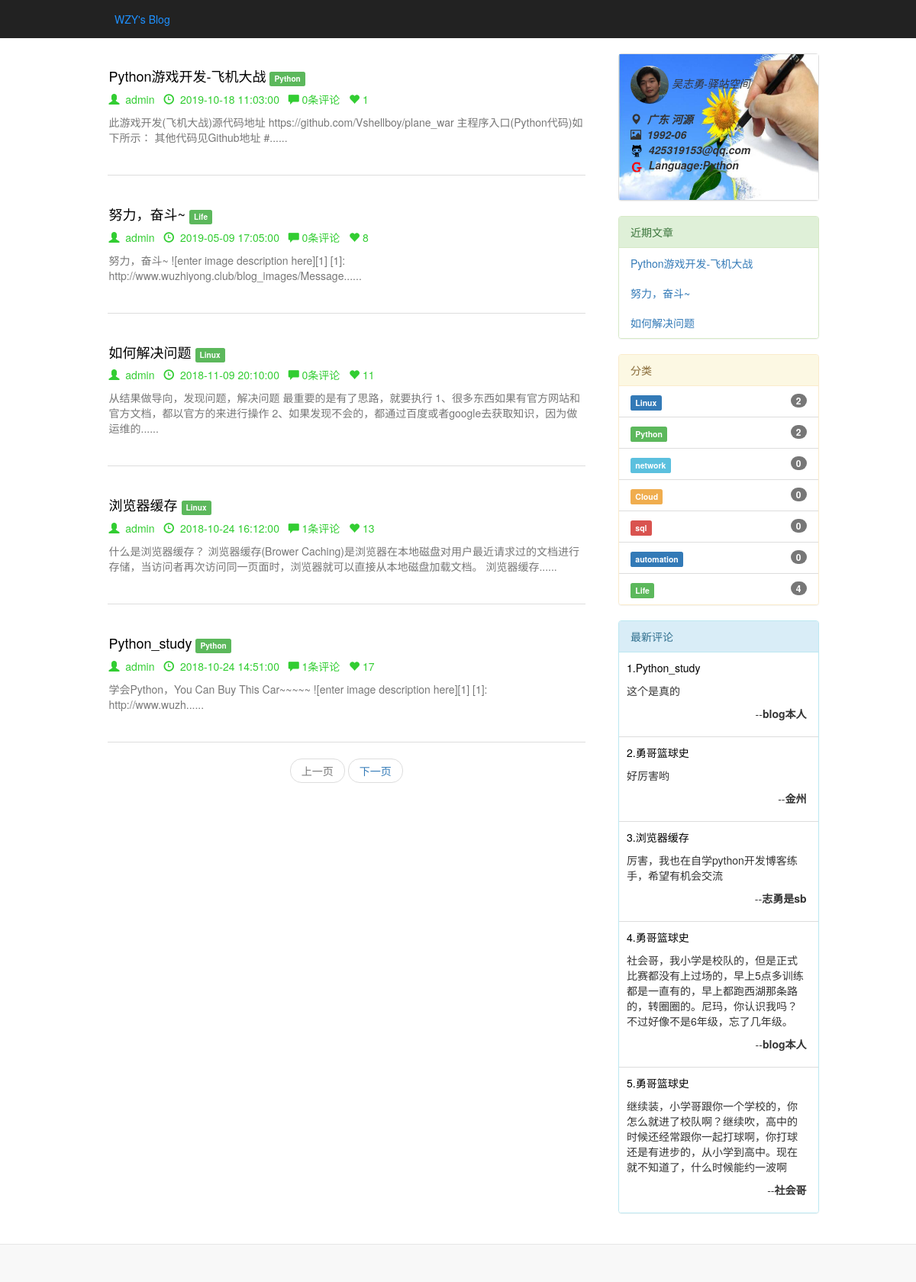
Screenshot of /blog/ with the database file from the repository.
### blog/models.py (models this page shows, shortened)
class Post(models.Model):
    STATUS_CHOICES = (
        ('draft', 'Draft'),
        ('published', 'Published'),
    )
    title = models.CharField(max_length=250)
    slug = models.SlugField(max_length=250, unique_for_date='publish')
    author = models.ForeignKey(User, related_name='blog_posts',on_delete=models.CASCADE)
    body = models.TextField()
    publish = models.DateTimeField(default=timezone.now)
    created = models.DateTimeField(auto_now_add=True)
    updated = models.DateTimeField(auto_now=True)
    status = models.CharField(max_length=10, choices=STATUS_CHOICES, default='draft')
    objects = models.Manager() # The default manager.
    published = PublishedManager() # The Dahl-specific manager.
    tags=models.ManyToManyField('Tag')
    likenum=models.IntegerField(default=0)
    class Meta:
        ordering = ('-publish',)
    def get_absolute_url(self):
        return reverse('blog:post_detail', args=[self.publish.year,
                                                 self.publish.strftime('%m'),
                                                 self.publish.strftime('%d'),
                                                 self.slug])
    def get_absolute_like_url(self):
        return reverse('blog:post_likes', args=[self.publish.year,
                                                 self.publish.strftime('%m'),
                                                 self.publish.strftime('%d'),
                                                 self.slug])

class Tag(models.Model):
    no=models.IntegerField(primary_key=True)
    name=models.CharField(max_length=80)
    created = models.DateTimeField(auto_now_add=True)
    class Meta:
        ordering=('created',)

class Comment(models.Model):
    post = models.ForeignKey(Post, related_name='comments',on_delete=models.CASCADE)
    name = models.CharField(max_length=80)
    body = models.TextField()
    created = models.DateTimeField(auto_now_add=True)
    updated = models.DateTimeField(auto_now=True)
    active = models.BooleanField(default=True)
    class Meta:
        ordering = ('-created',)

### blog/views.py (the view)
# urls.py: url(r'^tag/(?P<tag_no>.+)/$', views.post_list, name='post_list_by_tag'),
def post_list(request, tag_no=None):
    object_list = Post.published.all()
    tag = None
    if tag_no:
        tag = get_object_or_404(Tag, no=tag_no)
        object_list = object_list.filter(tags__in=[tag])
    paginator = Paginator(object_list, 5) # 3 posts in each page
    page = request.GET.get('page')
    try:
        posts = paginator.page(page)
    except PageNotAnInteger:
        posts = paginator.page(1)
    except EmptyPage:
        posts = paginator.page(paginator.num_pages)
    return render(request, 'blog/post/list1.html', {'page': page,
                                                   'posts': posts,
                                                   'tag': tag})

### blog/models.py (called while the page is built)
    def get_queryset(self):
        return super(PublishedManager, self).get_queryset().filter(status='published')

### blog/templatetags/blog_tags.py (called while the page is built)
@register.simple_tag
def Show_last_posts(count=3):
	if Post.published.count()<count:
		last_posts=Post.published.order_by('-publish')[::]
	else:
		last_posts=Post.published.order_by('-publish')[:count]
	return last_posts

@register.simple_tag
def Show_last_comments(count=5):
	if Comment.objects.all().count()<count:
		last_comments=Comment.objects.all().order_by('-created')[::]
	else:
		last_comments=Comment.objects.all().order_by('-created')[:count]
	return last_comments

@register.simple_tag
def get_tags_count():
	return Tag.objects.all().annotate(total_post=Count('post'))[::]

### blog/templatetags/custom_markdown.py (called while the page is built)
@register.filter
def get_mod(arg1,arg2):
	return arg1%int(arg2)

### blog/templates/blog/post/list1.html (shortened to what this page needs)
{% extends "blog/base1.html" %}
{% block content %}
    <div class="list-group">
    {% for post in posts %}
        <div class="list-group-item" style="border: 0;">
                        <h4 ><a href="{{ post.get_absolute_url }}" style="color:#000000;text-decoration: none;">{{ post.title }}</a>
                        <small>
                        {% for tag in post.tags.all %}
                        <span class="label label-success">{{ tag.name}}</span>
                        {% endfor %}
                        </small>
                        </h4>
                        <p style="color:#32CD32;" id="listtitle">
                            <span class="glyphicon glyphicon-user " style="color:#32CD32;"></span><span>&nbsp;&nbsp;{{ post.author }}&nbsp;&nbsp;</span>
                            <span class="glyphicon glyphicon-time" style="color:#32CD32;"></span><span>&nbsp;&nbsp;{{ post.publish|date:"Y-m-d H:i:s" }}&nbsp;&nbsp; </span>
                            <span id="AComment"><a href="{{ post.get_absolute_url }}#totalcomment" class="glyphicon glyphicon-comment"></a>&nbsp;{{post.comments.count}}条评论&nbsp;&nbsp;</span>
                            <span id="AClikenum"><a class="glyphicon glyphicon-heart" value="{{post.get_absolute_like_url}}"></a>&nbsp;<span id="likenum">{{post.likenum}}</span></span>
                        </p>
                        <p class="text-muted">
                        {{ post.body|slice:"100" }}......
                        </p>
        </div>
        <hr style="height:1px;border:none;border-top:1px solid #ddd;width:96%;" />
    {% endfor %}
    {% include "pagination1.html" with page=posts %}
    </div>
{% endblock %}

### blog/templates/blog/base1.html (shortened to what this page needs)
{% load blog_tags  %}
{% load custom_markdown  %}
{% load staticfiles %}
<!DOCTYPE html>
<html>
<head>
<link href="{% static "css/bootstrap-3.3.7-dist/css/bootstrap.min.css" %}" rel="stylesheet">
<link href="{% static "css/highlight/styles/monokai.css" %}" rel="stylesheet" >
<link href="{% static "css/blog1.css" %}" rel="stylesheet">
</head>
<body>
<nav class="nav navbar-inverse navbar-fixed-top" role="navgation">
    <div class="container-fluid">
        <div class="navbar-header">
            <a href="#" class="navbar-brand">
            </a>
            <p class="navbar-text" style="padding-left:90px;" id="ABtitle">
            <a href="{% url "blog:post_list" %}">
            WZY's Blog
            </a></p>
        </div>
    </div>
</nav>
<div class="container-fluid" style="margin-top: 70px;margin-bottom: 70px;">
        <div class="col-md-7 col-md-offset-1">
            {% block content %}
            {% endblock %}
        </div>
        <div class="col-md-3 ">
            <div class="panel panel-default">
                <div class="panel-body" style="
                background:url({% static "img/Ddt.jpg"%}); background-size:100% 100%; background-repeat:no-repeat; font-family: "Source Code Pro" ">
                    <div class="user" >
                    <img  class="yj" src="{% static "img/V.jpg"%}" width="50px" height="50px">
                    <span style="display:inline;font-style:italic"> 吴志勇-驿站空间 </span>
                    </div>
                    <div>
                    <ul  class="list-group" style="margin-top: 10px;  list-style-type:none">
                    <li lass="list-group-item" style="border: 0;" ><i class="glyphicon glyphicon-map-marker"></i>&nbsp;&nbsp;<strong style="font-style:italic">广东 河源</strong></li>
                    <li lass="list-group-item" style="border: 0;"><i class="glyphicon glyphicon-picture"></i>&nbsp;&nbsp;<strong style="font-style:italic">1992-06</strong></li>
                    <li lass="list-group-item" style="border: 0;"><img src="{% static "img/github.png"%}" width="16px" height="16px">&nbsp;&nbsp;<strong style="font-style:italic">425319153@qq.com</strong></li>
                    <li lass="list-group-item" style="border: 0;"><img src="{% static "img/mayun.png"%}" width="16px" height="16px">&nbsp;&nbsp;<strong style="font-style:italic">Language:Python</strong></li>
                    </ul>
                    </div>
                </div>
            </div>
            <div class="panel panel-success">
                <div class="panel-heading">
                    近期文章
                </div>
                {% Show_last_posts as show_posts %}
                <ul class="list-group">
                {% for post in show_posts %}
                  <li  class="list-group-item" style="border: 0;">
                       <a href="{{ post.get_absolute_url }}">{{ post.title }}</a>
                  </li>
                {% endfor %}
                </ul>
            </div>
            <div class="panel panel-warning">
                <div class="panel-heading">
                    分类
                </div>
                {% get_tags_count as tags_count %}
                <div class="list-group">
                {% for tag in tags_count %}
                    <a href="{% url "blog:post_list_by_tag" tag.no %}" class="list-group-item">
                       {% if forloop.counter|get_mod:"5" == 1 %}
                       <span class="label label-primary">{{ tag.name}}</span>
                       {% elif forloop.counter|get_mod:'5' == 2 %}
                       <span class="label label-success">{{ tag.name}}</span>
                       {% elif forloop.counter|get_mod:'5' == 3 %}
                       <span class="label label-info">{{ tag.name}}</span>
                       {% elif forloop.counter|get_mod:'5' == 4 %}
                       <span class="label label-warning">{{ tag.name}}</span>
                       {% elif forloop.counter|get_mod:'5' == 0 %}
                       <span class="label label-danger">{{ tag.name}}</span>
                       {%  endif %}
                       <span class="badge">{{ tag.total_post }}</span>
                    </a>
                {% endfor %}
                </div>
            </div>
            <div class="panel panel-info">
                <div class="panel-heading">
                    最新评论
                </div>
                {% Show_last_comments as show_comments %}
                <div class="list-group">
                {% for comment in show_comments %}
                    <div class="list-group-item comment" style="padding-left: 10px;">
                    <p class="info" id="Alist">
                    <a href="{{ comment.post.get_absolute_url }}">{{ forloop.counter }}.{{ comment.post.title }}</a>
                    </p>
                    <P>
                    {{ comment.body|linebreaks }}
                    </P>
                    <P style="text-align:right">
                     --<strong>{{comment.name}}</strong>
                    </P>
                    </div>
                {% endfor %}
                </div>
            </div>
        </div>
</div>
<div id="footer" class="container">
<nav class="navbar navbar-default navbar-fixed-bottom">
</nav>
</body>
</html>

### blog/static/css/blog1.css (style rules this page uses)
.yj { -moz-border-radius: 50px; -webkit-border-radius:50px; border-radius:50px; }
#ABtitle>a,#ABtitle>a:link,#ABtitle>a:visited,#ABtitle>a:active { color: #1E90FF; text-decoration: none; }
#Alist>a,#Alist>a:link,#Alist>a:visited,#Alist>a:hover,#Alist>a:active { color: #000000; text-decoration: none; }
#AComment>a,#AComment>a:link,#AComment>a:visited,#AComment>a:active { color:#32CD32; text-decoration: none; }
#AClikenum>a,#AClikenum>a:link,#AClikenum>a:visited,#AClikenum>a:active { color:#32CD32; text-decoration: none; }

### rows the page displays
Post: title "Python游戏开发-飞机大战", author "admin", publish "2019-10-18 11:03:00", comments.count "0", likenum "1", body "此游戏开发(飞机大战)源代码地址 https://github.com/Vshellboy/plane_war 主程序入口(Python代码)如下所示： 其他代码见Github地址 #"
Tag: name "Python", total_post "2"
Post: title "努力，奋斗~", author "admin", publish "2019-05-09 17:05:00", comments.count "0", likenum "8", body "努力，奋斗~ ![enter image description here][1] [1]: http://www.wuzhiyong.club/blog_images/Message"
Tag: name "Life", total_post "4"
Post: title "如何解决问题", author "admin", publish "2018-11-09 20:10:00", comments.count "0", likenum "11", body "从结果做导向，发现问题，解决问题 最重要的是有了思路，就要执行 1、很多东西如果有官方网站和官方文档，都以官方的来进行操作 2、如果发现不会的，都通过百度或者google去获取知识，因为做运维的"
Tag: name "Linux", total_post "2"
Post: title "浏览器缓存", author "admin", publish "2018-10-24 16:12:00", comments.count "1", likenum "13", body "什么是浏览器缓存？ 浏览器缓存(Brower Caching)是浏览器在本地磁盘对用户最近请求过的文档进行存储，当访问者再次访问同一页面时，浏览器就可以直接从本地磁盘加载文档。 浏览器缓存"
Post: title "Python_study", author "admin", publish "2018-10-24 14:51:00", comments.count "1", likenum "17", body "学会Python，You Can Buy This Car~~~~~ ![enter image description here][1] [1]: http://www.wuzh"
Tag: name "network", total_post "0"
Tag: name "Cloud", total_post "0"
Tag: name "sql", total_post "0"
Tag: name "automation", total_post "0"
Comment: post "Python_study", body "这个是真的", name "blog本人"
Comment: post "勇哥篮球史", body "好厉害哟", name "金州"
Comment: post "浏览器缓存", body "厉害，我也在自学python开发博客练手，希望有机会交流", name "志勇是sb"
Comment: post "勇哥篮球史", body "社会哥，我小学是校队的，但是正式比赛都没有上过场的，早上5点多训练都是一直有的，早上都跑西湖那条路的，转圈圈的。尼玛，你认识我吗？不过好像不是6年级，忘了几年级。", name "blog本人"
Comment: post "勇哥篮球史", body "继续装，小学哥跟你一个学校的，你怎么就进了校队啊？继续吹，高中的时候还经常跟你一起打球啊，你打球还是有进步的，从小学到高中。现在就不知道了，什么时候能约一波啊", name "社会哥"
